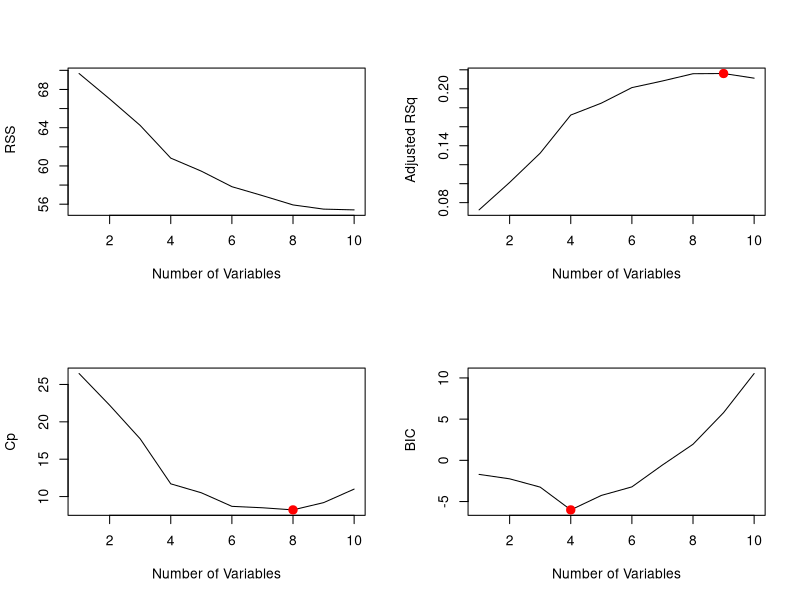
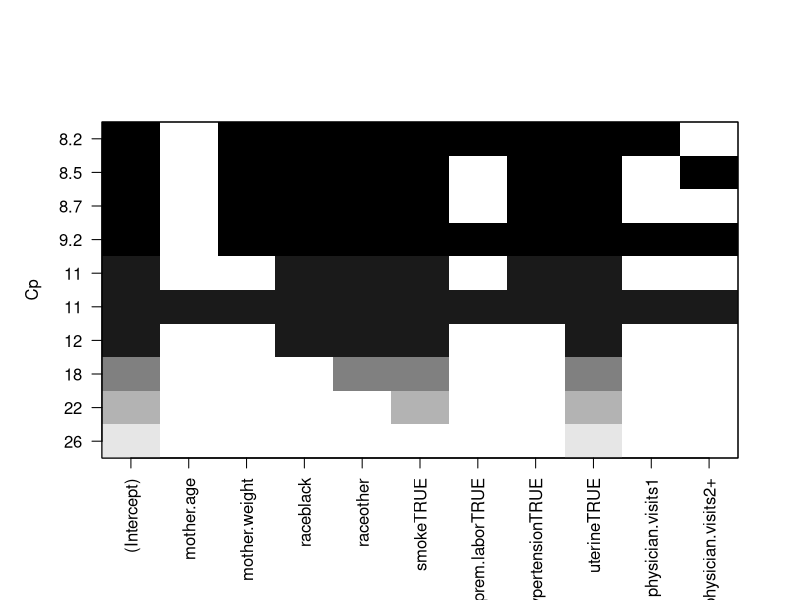
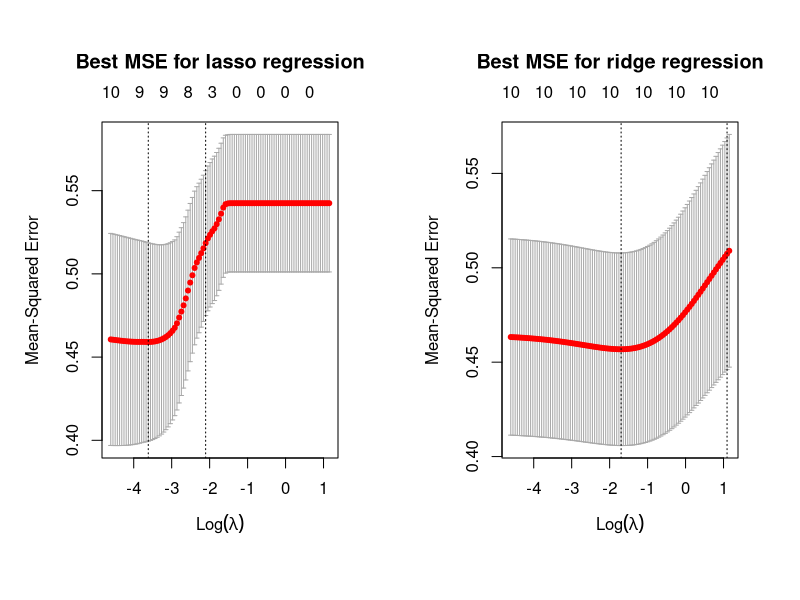

Reproduce these figures in R, in order.
## ---- chunk 1
library(MASS)
data(birthwt)

bwt.grams <- with(birthwt, {
  bwt <- bwt/1000
  race <- factor(race, labels = c("white", "black", "other"))
  ptd <- factor(ptl > 0)
  ftv <- factor(ftv)
  levels(ftv)[-(1:2)] <- "2+"
  data.frame(bwt, age, lwt, race, smoke = (smoke > 0),
             ptd, ht = (ht > 0), ui = (ui > 0), ftv)
})
colnames(bwt.grams) <- c("baby.grams", "mother.age", 
                       "mother.weight", "race",
                       "smoke", "prem.labor", 
                       "hypertension", "uterine",
                       "physician.visits")

#create train and test
set.seed(1)
train <- sample(1:nrow(bwt.grams), floor(0.75*nrow(bwt.grams)))
bwt.grams.train <- bwt.grams[train,]
bwt.grams.test <- bwt.grams[-train,]

## ---- chunk 2

library (leaps)
regfit.full=regsubsets(baby.grams~., bwt.grams.train, nvmax =19)
reg.summary = summary(regfit.full)
par(mfrow =c(2,2))
plot(reg.summary$rss ,xlab=" Number of Variables ",ylab=" RSS", type="l")
plot(reg.summary$adjr2 ,xlab =" Number of Variables ", ylab=" Adjusted RSq",type="l")
max.adjr2=which.max (reg.summary$adjr2)
points (max.adjr2, reg.summary$adjr2[max.adjr2], col ="red",cex =2, pch =20)


plot(reg.summary$cp ,xlab =" Number of Variables ", ylab="Cp", type='l')
min.cp= which.min (reg.summary$cp )
points (min.cp, reg.summary$cp[min.cp], col ="red",cex =2, pch =20)


min.bic = which.min(reg.summary$bic)
plot(reg.summary$bic ,xlab=" Number of Variables ",ylab=" BIC", type='l')
points (min.bic, reg.summary$bic [min.bic], col =" red",cex =2, pch =20)

## ---- chunk 3
par(mfrow =c(1,1))
plot(regfit.full ,scale ="Cp")


## ---- chunk 4

#Linear regression with the predictors selected by best subset
lm.fit = lm( baby.grams~ mother.weight+race+smoke+hypertension+uterine, data=bwt.grams.train)
summary(lm.fit)
## ---- chunk 5
par(mfrow = c(1, 1))
lm.fit.res= predict(lm.fit, bwt.grams.test)
mean((lm.fit.res -bwt.grams.test$baby.grams)^2)
#plot(bwt.grams.test$baby.grams,lm.fit.res)
#abline (0,1)

## ---- chunk 6

library(glmnet)
## Preparing the dataset for glmnet
bwt.x.train=model.matrix( baby.grams~., data=bwt.grams.train)[,-1]
bwt.y.train=bwt.grams.train$baby.grams

bwt.x.test=model.matrix( baby.grams~., data=bwt.grams.test)[,-1]
bwt.y.test=bwt.grams.test[,1]

grid.bwt =10^seq (-2,.5, length =100)
par(mfrow = c(2, 2))
## ---- chunk 7
# With alpha =0, glmnet computes the ridge

ridge =cv.glmnet(bwt.x.train,bwt.y.train,alpha =0, lambda =grid.bwt, nfolds=6)
ridge$lambda.min
ridge.opt = glmnet(bwt.x.train,bwt.y.train,alpha =0, lambda =ridge$lambda.min)
ridge.opt.res = predict(ridge.opt, s =ridge$lambda.min, newx=bwt.x.test)
mean((ridge.opt.res -bwt.y.test)^2)
## ---- chunk 8
# With alpha =1, glmnet computes the lasso

lasso =cv.glmnet(bwt.x.train,bwt.y.train,alpha =1, lambda =grid.bwt, nfolds=6)
par(mfrow = c(1, 2))
plot(lasso, main="Best MSE for lasso regression")
plot(ridge, main="Best MSE for ridge regression")
lasso$lambda.min
lasso.opt = glmnet(bwt.x.train,bwt.y.train,alpha =1, lambda =lasso$lambda.min)
lasso.opt.res = predict(lasso.opt, s =lasso$lambda.min, newx=bwt.x.test)
mean((lasso.opt.res -bwt.y.test)^2)
